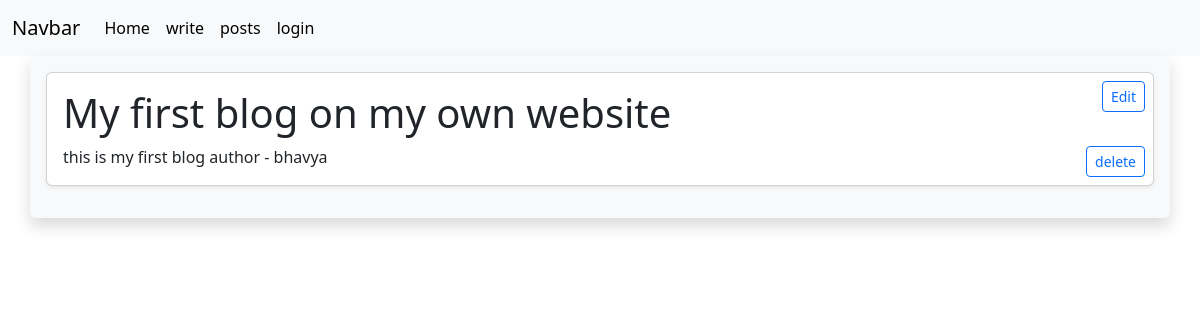
Before: /posts/1 with the older database file.
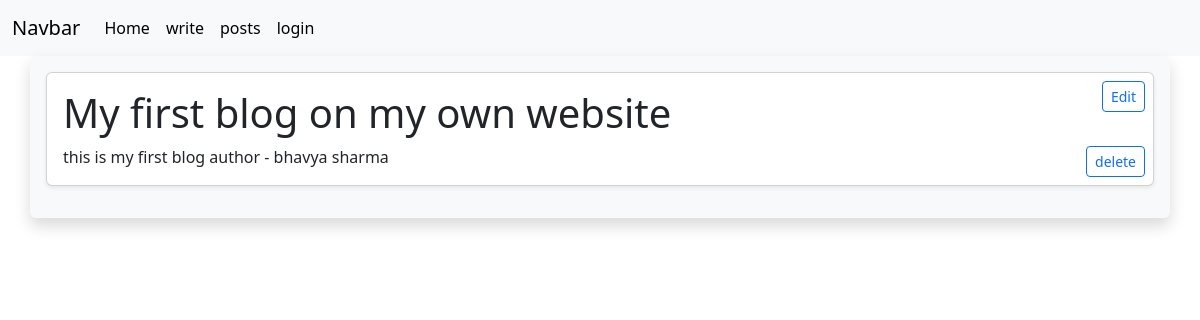
After: the same page with the newer database file.
### app/models.py (models this page shows)
class Blog(db.Model):
    __tablename__='blog'
    id = db.Column(db.Integer,primary_key=True)
    title =db.Column(db.String(100),nullable=False)
    description =db.Column(db.String(255),nullable=False)
    slug = db.Column(db.String(100))
    date_added = db.Column(db.DateTime(timezone=True),default=lambda: datetime.now(timezone.utc))

### app/main/views.py (the view)
@main.route('/posts/<int:id>')
def newpost(id):
    blog = Blog.query.filter_by(id=id).first()
    if blog:
        return render_template('single_post.html',blog = blog)
    else:
        return f"some error occured"

### app/templates/single_post.html (shortened to what this page needs)
{%extends 'basic/base.html'%}
{%block page_content%}
<div class="card mb-3 shadow-sm">
    <a href="{{ url_for('main.editpost', id=blog.id) }}"
       class="btn btn-sm btn-outline-primary position-absolute top-0 end-0 m-2">
        Edit
    </a>
    <a href="{{ url_for('main.deletePost', id=blog.id) }}"
       class="btn btn-sm btn-outline-primary position-absolute bottom-0 end-0 m-2">
        delete
    </a>
    <div class="card-body">
        <h1 class="card-title">{{ blog.title }}</h1>
        <p class="card-text">{{ blog.description }}</p>
    </div>
</div>
{%endblock%}

### app/templates/basic/base.html (shortened to what this page needs)
<!DOCTYPE html>
<html lang="en">
<head>
    {% block head %}
    <link href="https://cdn.jsdelivr.net/npm/bootstrap@5.3.2/dist/css/bootstrap.min.css" rel="stylesheet">
    {% endblock %}
</head>
<body>
    {%block navbar%}
    {% include 'basic/navbar.html'%}
    {%endblock%}
    {%block content%}
    <div class="container position-relative shadow p-3 mb-5 bg-body-tertiary rounded ">
        {%block page_content%}{%endblock%}
    </div>
    {%endblock%}
</body>
</html>

### app/templates/basic/navbar.html (shortened to what this page needs)
<nav class="navbar navbar-expand-lg navbar-light bg-light">
  <div class="container-fluid">
    <a class="navbar-brand" href="#">Navbar</a>
    <div class="collapse navbar-collapse" id="navbarSupportedContent">
      <ul class="navbar-nav me-auto mb-2 mb-lg-0">
        <li class="nav-item">
          <a class="nav-link active" aria-current="page" href="{{url_for('main.index')}}">Home</a>
        </li>
        <li class="nav-item">
          <a class="nav-link active" aria-current="page" href="{{url_for('main.write_blog')}}">write</a>
        </li>
        <li class="nav-item">
          <a class="nav-link active" aria-current="page" href="{{url_for('main.posts')}}">posts</a>
        </li>
        <li class="nav-item">
          <a class="nav-link active" aria-current="page" href="{{url_for('auth.login')}}">login</a>
        </li>
      </ul>
    </div>
  </div>
</nav>

Changed rows visible on the page:
changed Blog "My first blog on my own website": description "this is my first blog author - bhavya" → "this is my first blog author - bhavya sharma"
